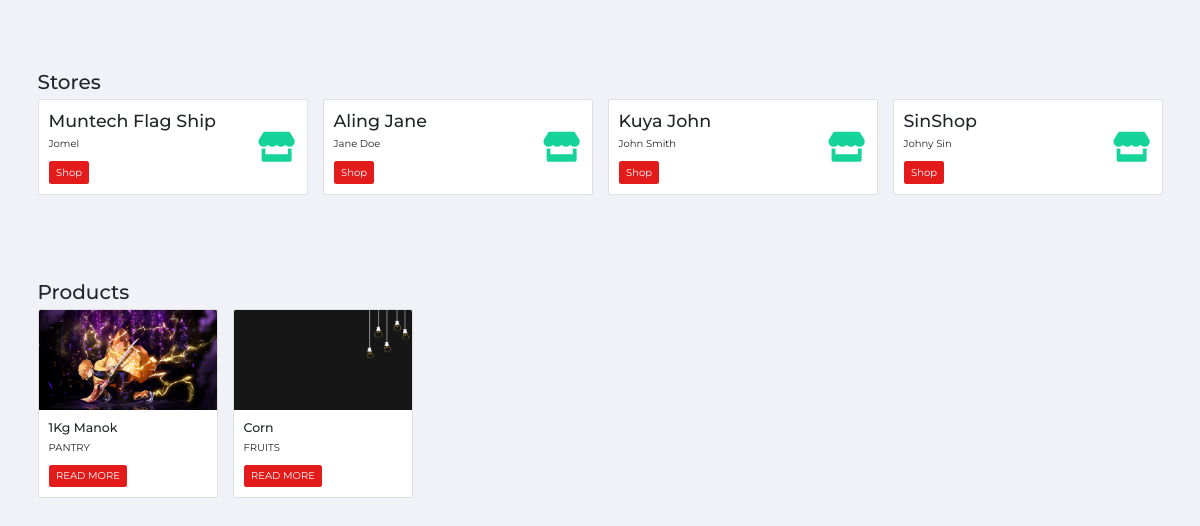
The page /browsing/ on the database its author committed.
### core/models.py (models this page shows, shortened)
class Store(models.Model):
    store_help_text = 'Keep in mind you can only own one store at the moment'
    customer = models.OneToOneField(Customer, on_delete=models.CASCADE)
    store_name = models.CharField(max_length=250, help_text=store_help_text)
    location = models.CharField(max_length=500)
    slug = models.SlugField(blank=True)
    def get_absolute_url(self):
        return reverse('store-page', args=[self.slug])

class ProductCategory(models.Model):
    product = models.ForeignKey(Product, on_delete=models.CASCADE)
    category = models.ManyToManyField(Category)
    def get_absolute_url(self):
        return reverse('product-page', args=[self.product.store.slug, self.product.slug])
    class Meta:
        verbose_name_plural = 'Products has Categories'

class Product(models.Model):
    store = models.ForeignKey(Store, on_delete=models.CASCADE)
    name = models.CharField(max_length=250)
    slug = models.SlugField(blank=True)
    price = models.CharField(max_length=250)
    description = models.CharField(max_length=1000)
    create_date = models.DateTimeField()
    thumbnail = models.ImageField(upload_to='uploads')
    weight = models.DecimalField(max_digits=5, decimal_places=2, default=0, help_text='in kg')

class Category(models.Model):
    name = models.CharField(max_length=100)
    thumbnail = models.ImageField(upload_to='categories')
    def __str__(self):
        return self.name
    class Meta:
        verbose_name_plural = 'Categories'

### user/models.py (models this page shows, shortened)
class Customer(AbstractBaseUser, PermissionsMixin):
    email = models.EmailField(_('email address'), unique=True)
    user_name = models.CharField(max_length=150, unique=True)
    first_name = models.CharField(max_length=150, blank=True)
    last_name = models.CharField(max_length=150, blank=True)
    date_joined = models.DateTimeField(default=timezone.now)
    is_owner = models.BooleanField(default=False)
    is_staff = models.BooleanField(default=False)
    is_active = models.BooleanField(default=False)
    objects = CustomCustomerManager()
    USERNAME_FIELD = 'email'
    REQUIRED_FIELDS = ['user_name', 'first_name']
    @property
    def get_fullname(self):
        return f'{self.first_name} {self.last_name}'

### core/views.py (the view)
# urls.py: path('browsing/', views.browsing_page, name='browsing-page'),
def browsing_page(request):
    stores = Store.objects.all()
    products = ProductCategory.objects.all()
    context = {
        'stores': stores,
        'products': products
    }
    return render(request, 'core/browsing.html', context)

### core/templates/core/browsing.html
{% extends 'core/base.html' %}
{% block content %}
    <div class="container browsing__container">
        <h2 class="stores__title">
          Stores
        </h2>
        <div class="stores">
            <section id="minimal-statistics">
              <div class="row">
                {% for store in stores %}
                  <div class="col-xl-3 col-sm-6 col-12 mb-4">
                    <div class="card">
                      <div class="card-content">
                        <div class="card-body">
                          <div class="media d-flex">
                            <div class="media-body text-left">
                              <h3 class="danger">{{ store.store_name }}</h3>
                              <span>{{ store.customer.get_fullname }}</span>
                              <br>
                              <a href="{{ store.get_absolute_url }}" class="btn btn-primary mt-3">Shop</a>
                            </div>
                            <div class="align-self-center">
                              <i class="fas fa-store store__icon"></i>
                            </div>
                          </div>
                        </div>
                      </div>
                    </div>
                  </div>
                {% endfor %}
              </div>
            </section>
        </div>
        <div class="products">
          <h2 class="products__title">
            Products
          </h2>
          <div class="row products__row">
          {% for prod in products %}
              <div class="card card--custom" style="width: 18rem;">
                  <div class="card__img">
                    <img class="card-img-top" src="{{ prod.product.thumbnail.url }}" alt="Card image cap">
                  </div>
                  <div class="card-body">
                    <h5 class="card-title">{{ prod.product.name }}</h5>
                    {% for category in prod.category.all %}
                    <p class="card-text">{{ category|upper }}</p>
                    {% endfor %}
                    <a href="{{ prod.get_absolute_url }}" class="btn btn-primary">READ MORE</a>
                  </div>
              </div>
          {% endfor %}
          </div>
        </div>
    </div>
{% endblock %}

### core/templates/core/base.html (shortened to what this page needs)
{% load static %}
<!DOCTYPE html>
<html lang="en">
<head>
    <link href="https://cdn.jsdelivr.net/npm/bootstrap@5.0.0-beta3/dist/css/bootstrap.min.css" rel="stylesheet">
    <link rel="stylesheet" href="https://cdnjs.cloudflare.com/ajax/libs/font-awesome/5.15.3/css/all.min.css" />
     <link rel="stylesheet" href="{% static 'core/css/style.css' %}" media="all">
</head>
<body>
    {% block content %}
    {% endblock %}
</body>
</html>

### core/static/core/css/style.css (style rules this page uses)
:root { --overlay-color: rgba(22, 29, 32, 0.6); --neutral-color: #fff; --neutral-color-darker: #d8e3e7; --background-color: #F1F2F7; --padding-sm: 0.5rem 2rem; --font-size-sm: 1.2rem; --font-size: 1.6rem; --primary-color: #e31c1b; --secondary-color: #bd4020; --tertiary-color: #16d39a; --margin-sm: 0.3rem; --letter-spacing-sm: 0.2rem; }
*, *::before, *::after { box-sizing: border-box; margin: 0; padding: 0; }
html { font-size: 62.5%; }
body { background-color: var(--background-color); font-family: "Montserrat", sans-serif; height: 100vh; }
.btn-primary { background-color: var(--primary-color); border: none; }
.card-img-top { height: 100%; background-size: cover; }
.card--custom { padding: 0; margin-right: 1.5rem; }
.card__img { height: 100px; }
.store__icon { color: var(--tertiary-color); font-size: 3rem; margin-left: 2.7rem; }
.media-body { width: 18.3rem; }
.browsing__container, .product__container, .products { margin-top: 7rem }
.products__row { padding-left: .75rem; }

### rows shown on the page
Store: store_name "Muntech Flag Ship", customer.get_fullname "Jomel"
Store: store_name "Aling Jane", customer.get_fullname "Jane Doe"
Store: store_name "Kuya John", customer.get_fullname "John Smith"
Store: store_name "SinShop", customer.get_fullname "Johny Sin"
ProductCategory: product.thumbnail (picture), product.name "1Kg Manok"
Category: name "PANTRY"
ProductCategory: product.thumbnail (picture), product.name "Corn"
Category: name "FRUITS"
